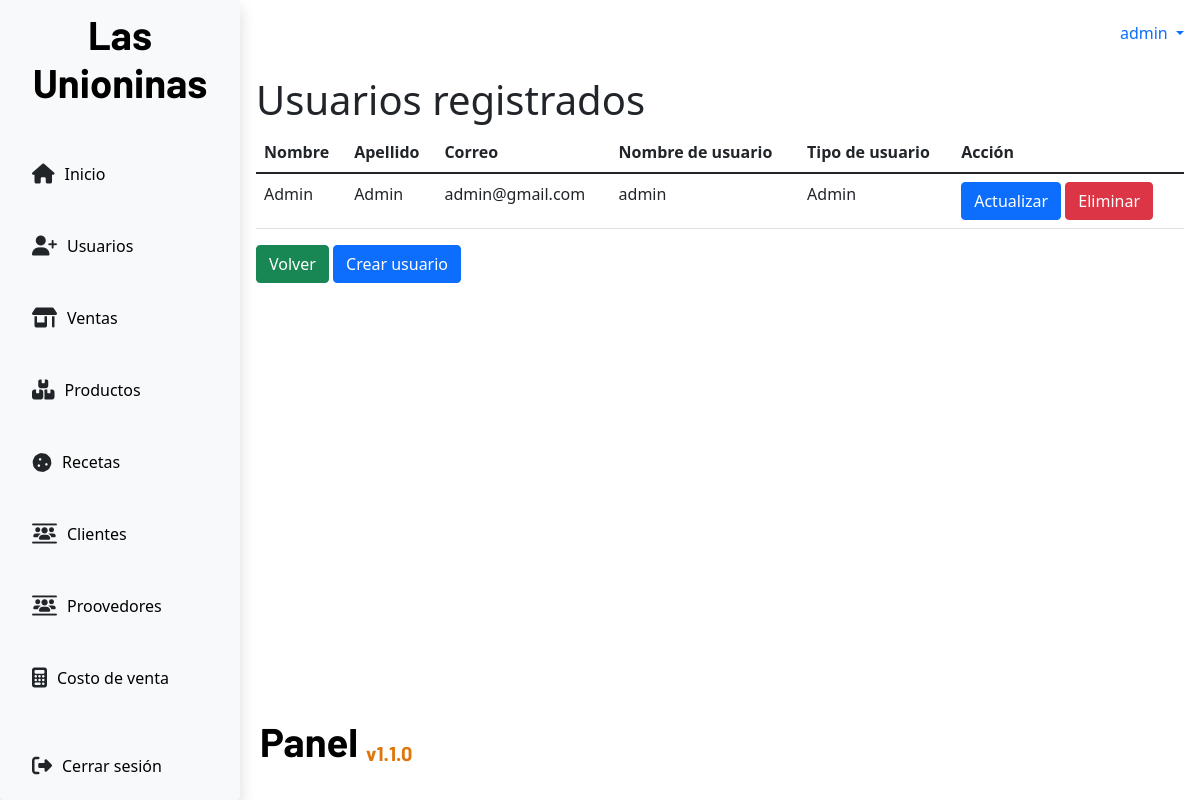
Page /users/ (signed in) on the earlier database version.
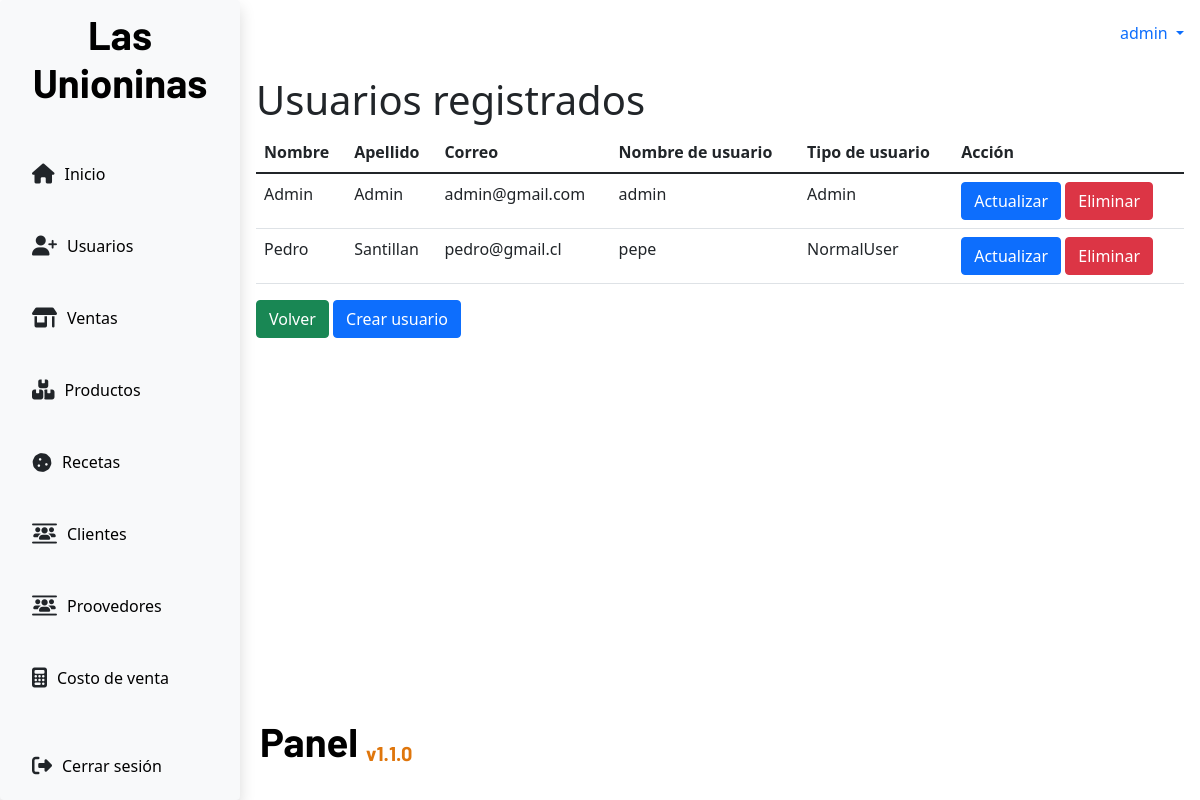
Same page on the later database version.
### app/models.py (models this page shows, shortened)
class UserCollaborator(models.Model):
    name = models.CharField(max_length=50,null=False)
    lastname = models.CharField(max_length=50,null=False)
    email = models.EmailField(max_length=100,null=False)
    username = models.CharField(max_length=50,null=False)
    password = models.BinaryField(max_length=150,null=False)
    role = models.CharField(
        max_length=20,
        choices=Roles.choices,
        default=Roles.NORMAL_USER
    )

### app/views.py (the view)
# urls.py: path('users/',views.usersTable,name='usersTable'),
def usersTable(request):
    role = request.session.get("role")
    if role == "Admin":
        if request.method == 'GET':
            users = UserCollaborator.objects.all()
            return render(request,'users/usersTable.html',{'users':users})
    else:
        return redirect("/")

### app/context_processors.py (called while the page is built)
def get_username(request):
    username = request.session.get('username', None)
    return {
        "username": username
    }

def get_role(request):
    role = request.session.get("role")
    return {
        "role": role
    }

def get_low_stock(request):
    low_stock = request.session.get("low_stock")
    return {
        "low_stock": low_stock
    }

### app/templates/users/usersTable.html
{% extends 'base.html' %}
{% block content %}
<div>
    <h1>Usuarios registrados</h1>
</div>
<div>
    <table class="table">
        <thead>
            <tr>
                <th>Nombre</th>
                <th>Apellido</th>
                <th>Correo</th>
                <th>Nombre de usuario</th>
                <th>Tipo de usuario</th>
                <th>Acción</th>
            </tr>
        </thead>
        <tbody>
            {%for user in users%}
            <tr>
                <td>{{user.name}}</td>
                <td>{{user.lastname}}</td>
                <td>{{user.email}}</td>
                <td>{{user.username}}</td>
                <td>{{user.role}}</td>
                <td>
                    <a class="btn btn-primary" href="{%url 'updateUser' user.id%}">Actualizar</a>
                    <a class="btn btn-danger" href="{%url 'deleteUser' user.id%}">Eliminar</a>
                </td>
            </tr>
            {%endfor%}
        </tbody>
    </table>
</div>
<div>
    <a class="btn btn-success" href="{% url 'home'%}">Volver</a>
    <a class="btn btn-primary" href="{% url 'createUser'%}">Crear usuario</a>
</div>
{% endblock content %}

Differences in the rows shown:
added UserCollaborator: name "Pedro", lastname "Santillan", email "pedro@gmail.cl", username "pepe", role "NormalUser"
